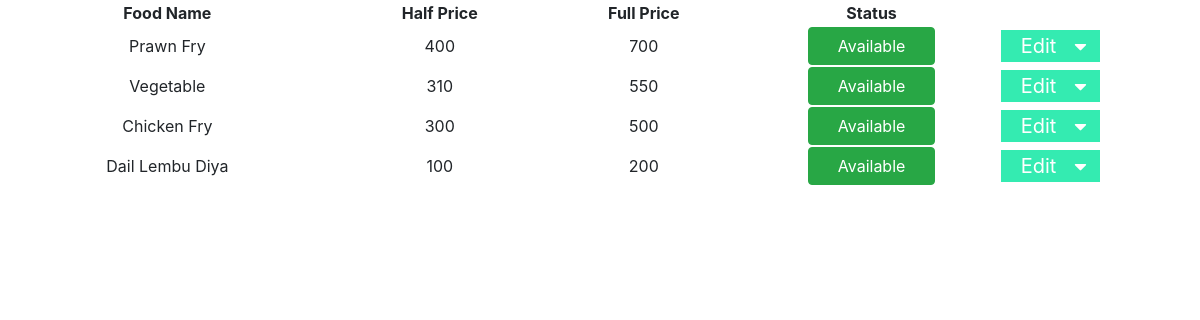
Screenshot of /item_details.php with the database file from the repository.
### tables this page shows
CREATE TABLE `food` (
  `name` varchar(30) NOT NULL,
  `half_price` varchar(30) NOT NULL,
  `full_price` varchar(30) NOT NULL,
  `status` varchar(30) NOT NULL
);

### item_details.php (the view, shortened to what this page needs)
<?php
include "connect.php";
?>
<!DOCTYPE html>
<html>
<head>
  <link rel="stylesheet" href="https://maxcdn.bootstrapcdn.com/bootstrap/4.4.1/css/bootstrap.min.css">
<link href="https://stackpath.bootstrapcdn.com/font-awesome/4.7.0/css/font-awesome.min.css" rel="stylesheet">
</head>
<body>
<?php
 echo "<table>";
 echo "<tr>";
 echo "<th>"; echo "Food Name"; echo "</th>";
 echo "<th>"; echo "Half Price"; echo "</th>";
 echo "<th>"; echo "Full Price"; echo "</th>";
 echo "<th>"; echo "Status"; echo "</th>";
 echo "</tr>";
$query=mysqli_query($link,"select * from food");
while($row=mysqli_fetch_array($query))
{
	echo "<tr>";
	echo "<td>"; echo $row["name"]; echo "</td>";
	echo "<td>"; echo $row["half_price"]; echo "</td>";
	echo "<td>"; echo $row["full_price"]; echo "</td>";
	$status=$row["status"];
     if($status=='Available'){
	echo "<td>";
	?>
	<button class="btn btn-success"><?php echo $row["status"]?></button>
	<?php echo "</td>";}
	else {
	echo "<td>";
	?>
	<button class="btn btn-danger"><?php echo $row["status"]?></button>
	<?php
	echo "</td>";}
	echo "<td>";
	?>
<button class="dropdown-btn">Edit
    <i class="fa fa-caret-down"></i>
  </button>
		<?php echo "</td>";
	echo "</tr>";
}
echo "</table>";
?>
</body>
</html>

### item_details.php (style rules this page uses)
.dropdown-btn { text-decoration: none; font-size: 20px; color: #818181; display: block; border: none; background: none; width: 50%; cursor: pointer; outline: none; text-align: center; }
.fa-caret-down { float: right; padding-right: 8px; margin-top: 6px; margin-left: 5px; }
table { width: 100%; text-align: center; }
.btn { width: 50%; }
.dropdown-btn { background-color: #34ebb1; color: #fff; }

### rows the page displays
food: name "Prawn Fry", half_price "400", full_price "700", status "Available"
food: name "Vegetable", half_price "310", full_price "550", status "Available"
food: name "Chicken Fry", half_price "300", full_price "500", status "Available"
food: name "Dail Lembu Diya", half_price "100", full_price "200", status "Available"
